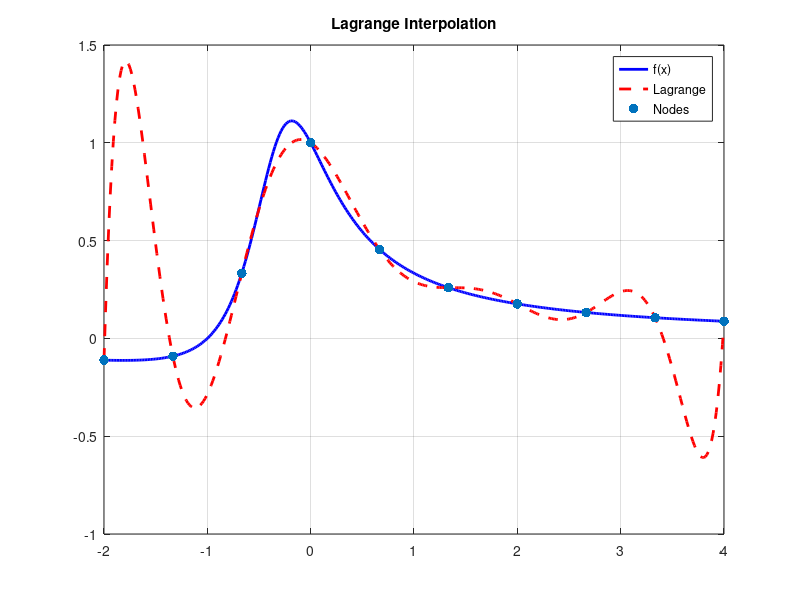

Recreate this plot in MATLAB.
clc; clear; close all;

% function
f = @(x) (x + 1) ./ (3*x.^2 + 2*x + 1);

% nodes
x_nodes = linspace(-2, 4, 10);
y_nodes = f(x_nodes);

% dense grid
x_plot = linspace(-2, 4, 400);
f_values = f(x_plot);

% Lagrange polynomial
lagrange_values = zeros(size(x_plot));

for k = 1:length(x_plot)
    x = x_plot(k);
    L = 0;
    n = length(x_nodes);

    for i = 1:n
        term = y_nodes(i);
        for j = 1:n
            if i ~= j
                term = term * (x - x_nodes(j)) / (x_nodes(i) - x_nodes(j));
            end
        end
        L = L + term;
    end

    lagrange_values(k) = L;
end

% Plot
figure;
plot(x_plot, f_values, 'b', 'LineWidth', 2); hold on;
plot(x_plot, lagrange_values, 'r--', 'LineWidth', 2);
scatter(x_nodes, y_nodes, 50, 'filled');
legend('f(x)', 'Lagrange', 'Nodes');
title('Lagrange Interpolation');
grid on;

% Error
error = abs(f_values - lagrange_values);
fprintf('Maximum error on [-2,4]: %f\n', max(error));

% Approximation at x = 1/2
x_test = 0.5;
L_test = 0;

for i = 1:length(x_nodes)
    term = y_nodes(i);
    for j = 1:length(x_nodes)
        if i ~= j
            term = term * (x_test - x_nodes(j)) / (x_nodes(i) - x_nodes(j));
        end
    end
    L_test = L_test + term;
end

fprintf('Approx at x=0.5: %f\n', L_test);
fprintf('Exact value: %f\n', f(x_test));
fprintf('Error: %f\n', abs(L_test - f(x_test)));
